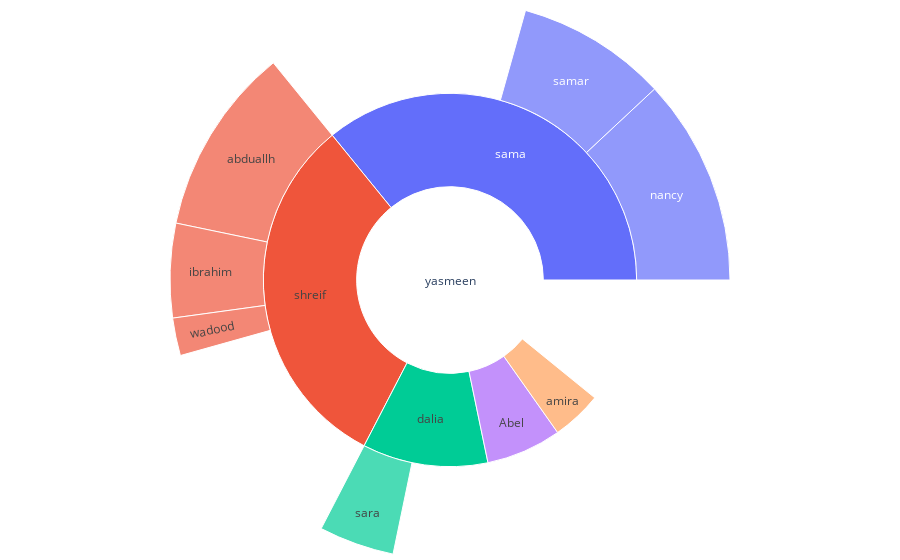

Notebook code cell kept with this figure:
### Code cell
#multilevel pie chart plotly
stud=['yasmeen','amira','marwa','sarah','sama','dalia']
teacher=['ibrahim','mohamed','abduallh','wadood','hussien','kiwan']
marks=[34,56,76,87,45,90]
fig =go.Figure(go.Sunburst(
   labels=["yasmeen", "sama","nancy","samar", "shreif",   "abduallh", "wadood","ibrahim", "Abel", "dalia", "sara", "amira"],
    parents=["", "yasmeen", "sama","sama", "yasmeen",  "shreif", "shreif","shreif", "yasmeen", "yasmeen", "dalia", "yasmeen"],
    values=[10, 14,11,8, 12, 10, 2,5, 6, 6, 4, 4],
))
#fig=go.Figure(go.Sunburst(labels=stud,parents=teacher,values=marks,))
fig.update_layout(margin = dict(t=0, l=0, r=0, b=0))
fig.show()

### Figure 1 — Plotly figure (JSON) as saved in the notebook; plotly's stock layout.template omitted (floating-point values rounded to 4 significant figures)
{"data": [{"labels": ["yasmeen", "sama", "nancy", "samar", "shreif", "abduallh", "wadood", "ibrahim", "Abel", "dalia", "sara", "amira"], "parents": ["", "yasmeen", "sama", "sama", "yasmeen", "shreif", "shreif", "shreif", "yasmeen", "yasmeen", "dalia", "yasmeen"], "type": "sunburst", "values": [10, 14, 11, 8, 12, 10, 2, 5, 6, 6, 4, 4]}], "layout": {"margin": {"b": 0, "l": 0, "r": 0, "t": 0}}}
